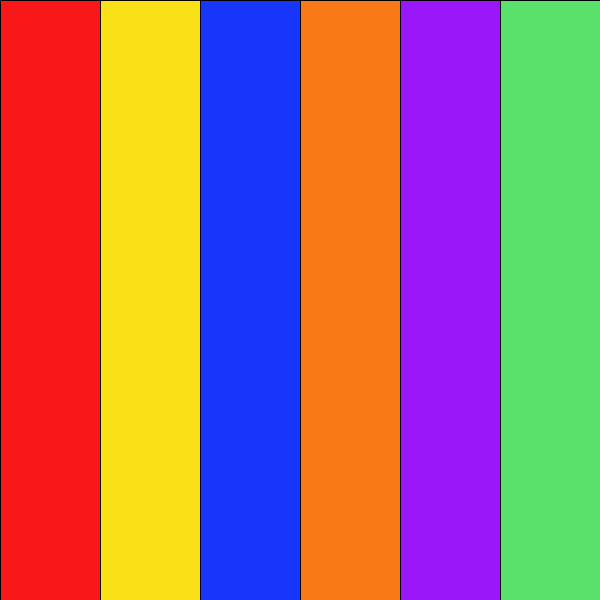
Frame 1 (no input)
Frame 60 (the mouse pressed at the canvas centre just before this capture): identical to frame 1, image omitted
Frame 120 (the mouse held since frame 60 and released just before this capture): identical to frame 1, image omitted

The Processing sketch that drew this single still picture (run headless with seeded random() and noise(); from frame 60 on, the mouse is pressed at the canvas centre):

// Processing sketch: processing_44865
// ── processing_44865.pde

int speed = 5;
int xa = -100, ya=0;

void setup() {
  size (600, 600);
  drawbackground();
}
void draw () {

  droprect(xa, ya);
  ya += speed;
  
  /*if(ya > 600)
   {
   ya = 0;
   xa += 100;
   }
   if(xa >600)
   {
   drawbackground();
   xa = 0;
   ya = 0;
   }*/
}

void mouseClicked()
{
  if (mouseX < 100)
  {
    xa = 0;
    ya = 0;
  }
  else if (mouseX < 200)
  {
    xa = 100;
    ya = 0;
  }
  else if (mouseX < 300)
  {
    xa=200;
    ya=0;
  }
  else if (mouseX < 400)
  {
    xa=300;
    ya=0;
  }
  else if (mouseX < 500)
  {
    xa=400;
    ya=0;
  }
  else if (mouseX < 600)
  {
    xa=500;
    ya=0;
  }
}

void droprect (int x, int y) {
  fill(0);
  rect(x, y, 100, speed);
}

void drawbackground () {
  fill(255, 3, 7, 230);
  rect(0, 0, 100, 600);
  fill(255, 226, 3, 230);
  rect(100, 0, 100, 600);
  fill(3, 38, 255, 230);
  rect(200, 0, 100, 600);
  fill(255, 112, 3, 230);
  rect(300, 0, 100, 600);
  fill(149, 3, 255, 230);
  rect(400, 0, 100, 600);
  fill(78, 227, 96, 230);
  rect(500, 0, 100, 600);
}
